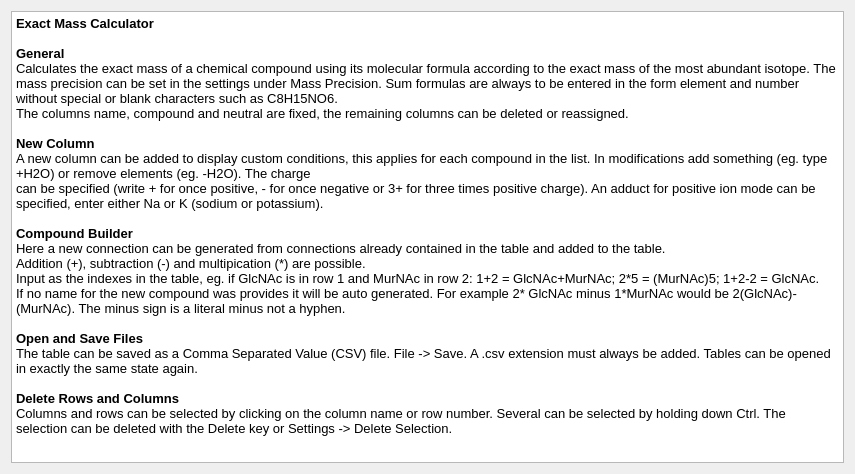
<?xml version="1.0" encoding="UTF-8"?>
<ui version="4.0">
 <class>Dialog</class>
 <widget class="QDialog" name="Dialog">
  <property name="geometry">
   <rect>
    <x>0</x>
    <y>0</y>
    <width>855</width>
    <height>474</height>
   </rect>
  </property>
  <property name="windowTitle">
   <string>Dialog</string>
  </property>
  <layout class="QGridLayout" name="gridLayout">
   <item row="0" column="0">
    <widget class="QTextBrowser" name="textBrowser">
     <property name="font">
      <font>
       <family>Arial</family>
       <pointsize>10</pointsize>
      </font>
     </property>
     <property name="html">
      <string>&lt;!DOCTYPE HTML PUBLIC &quot;-//W3C//DTD HTML 4.0//EN&quot; &quot;http://www.w3.org/TR/REC-html40/strict.dtd&quot;&gt;
&lt;html&gt;&lt;head&gt;&lt;meta name=&quot;qrichtext&quot; content=&quot;1&quot; /&gt;&lt;style type=&quot;text/css&quot;&gt;
p, li { white-space: pre-wrap; }
&lt;/style&gt;&lt;/head&gt;&lt;body style=&quot; font-family:'Arial'; font-size:10pt; font-weight:400; font-style:normal;&quot;&gt;
&lt;p style=&quot; margin-top:0px; margin-bottom:0px; margin-left:0px; margin-right:0px; -qt-block-indent:0; text-indent:0px;&quot;&gt;&lt;span style=&quot; font-family:'MS Shell Dlg 2'; font-weight:600;&quot;&gt;Exact Mass Calculator&lt;/span&gt;&lt;/p&gt;
&lt;p style=&quot;-qt-paragraph-type:empty; margin-top:0px; margin-bottom:0px; margin-left:0px; margin-right:0px; -qt-block-indent:0; text-indent:0px; font-family:'MS Shell Dlg 2';&quot;&gt;&lt;br /&gt;&lt;/p&gt;
&lt;p style=&quot; margin-top:0px; margin-bottom:0px; margin-left:0px; margin-right:0px; -qt-block-indent:0; text-indent:0px;&quot;&gt;&lt;span style=&quot; font-family:'MS Shell Dlg 2'; font-weight:600;&quot;&gt;General&lt;/span&gt;&lt;/p&gt;
&lt;p style=&quot; margin-top:0px; margin-bottom:0px; margin-left:0px; margin-right:0px; -qt-block-indent:0; text-indent:0px;&quot;&gt;&lt;span style=&quot; font-family:'MS Shell Dlg 2';&quot;&gt;Calculates the exact mass of a chemical compound using its molecular formula according to the exact mass of the most abundant isotope. The mass precision can be set in the settings under Mass Precision. Sum formulas are always to be entered in the form element and number without special or blank characters such as C8H15NO6.&lt;/span&gt;&lt;/p&gt;
&lt;p style=&quot; margin-top:0px; margin-bottom:0px; margin-left:0px; margin-right:0px; -qt-block-indent:0; text-indent:0px;&quot;&gt;&lt;span style=&quot; font-family:'MS Shell Dlg 2';&quot;&gt;The columns name, compound and neutral are fixed, the remaining columns can be deleted or reassigned.&lt;/span&gt;&lt;/p&gt;
&lt;p style=&quot;-qt-paragraph-type:empty; margin-top:0px; margin-bottom:0px; margin-left:0px; margin-right:0px; -qt-block-indent:0; text-indent:0px; font-family:'MS Shell Dlg 2';&quot;&gt;&lt;br /&gt;&lt;/p&gt;
&lt;p style=&quot; margin-top:0px; margin-bottom:0px; margin-left:0px; margin-right:0px; -qt-block-indent:0; text-indent:0px;&quot;&gt;&lt;span style=&quot; font-family:'MS Shell Dlg 2'; font-weight:600;&quot;&gt;New Column&lt;/span&gt;&lt;/p&gt;
&lt;p style=&quot; margin-top:0px; margin-bottom:0px; margin-left:0px; margin-right:0px; -qt-block-indent:0; text-indent:0px;&quot;&gt;&lt;span style=&quot; font-family:'Arial';&quot;&gt;A new column can be added to display custom conditions, this applies for each compound in the list. In modifications add something (eg. type +H2O) or remove elements (eg. -H2O). The charge&lt;/span&gt;&lt;/p&gt;
&lt;p style=&quot; margin-top:0px; margin-bottom:0px; margin-left:0px; margin-right:0px; -qt-block-indent:0; text-indent:0px;&quot;&gt;&lt;span style=&quot; font-family:'Arial';&quot;&gt;can be specified (write + for once positive, - for once negative or 3+ for three times positive charge). An adduct for positive ion mode can be specified, enter either Na or K (sodium or potassium).&lt;/span&gt;&lt;/p&gt;
&lt;p style=&quot;-qt-paragraph-type:empty; margin-top:0px; margin-bottom:0px; margin-left:0px; margin-right:0px; -qt-block-indent:0; text-indent:0px; font-family:'MS Shell Dlg 2';&quot;&gt;&lt;br /&gt;&lt;/p&gt;
&lt;p style=&quot; margin-top:0px; margin-bottom:0px; margin-left:0px; margin-right:0px; -qt-block-indent:0; text-indent:0px;&quot;&gt;&lt;span style=&quot; font-family:'MS Shell Dlg 2'; font-weight:600;&quot;&gt;Compound Builder&lt;/span&gt;&lt;/p&gt;
&lt;p style=&quot; margin-top:0px; margin-bottom:0px; margin-left:0px; margin-right:0px; -qt-block-indent:0; text-indent:0px;&quot;&gt;&lt;span style=&quot; font-family:'MS Shell Dlg 2';&quot;&gt;Here a new connection can be generated from connections already contained in the table and added to the table. &lt;/span&gt;&lt;/p&gt;
&lt;p style=&quot; margin-top:0px; margin-bottom:0px; margin-left:0px; margin-right:0px; -qt-block-indent:0; text-indent:0px;&quot;&gt;&lt;span style=&quot; font-family:'MS Shell Dlg 2';&quot;&gt;Addition (+), subtraction (-) and multipication (*) are possible.&lt;/span&gt;&lt;/p&gt;
&lt;p style=&quot; margin-top:0px; margin-bottom:0px; margin-left:0px; margin-right:0px; -qt-block-indent:0; text-indent:0px;&quot;&gt;&lt;span style=&quot; font-family:'MS Shell Dlg 2';&quot;&gt;Input as the indexes in the table, eg. if GlcNAc is in row 1 and MurNAc in row 2: 1+2 = GlcNAc+MurNAc; 2*5 = (MurNAc)5; 1+2-2 = GlcNAc.&lt;/span&gt;&lt;/p&gt;
&lt;p style=&quot; margin-top:0px; margin-bottom:0px; margin-left:0px; margin-right:0px; -qt-block-indent:0; text-indent:0px;&quot;&gt;&lt;span style=&quot; font-family:'MS Shell Dlg 2';&quot;&gt;If no name for the new compound was provides it will be auto generated. For example 2* GlcNAc minus 1*MurNAc would be 2(GlcNAc)-(MurNAc). The minus sign is a literal minus not a hyphen.&lt;/span&gt;&lt;/p&gt;
&lt;p style=&quot;-qt-paragraph-type:empty; margin-top:0px; margin-bottom:0px; margin-left:0px; margin-right:0px; -qt-block-indent:0; text-indent:0px; font-family:'MS Shell Dlg 2';&quot;&gt;&lt;br /&gt;&lt;/p&gt;
&lt;p style=&quot; margin-top:0px; margin-bottom:0px; margin-left:0px; margin-right:0px; -qt-block-indent:0; text-indent:0px;&quot;&gt;&lt;span style=&quot; font-family:'MS Shell Dlg 2'; font-weight:600;&quot;&gt;Open and Save Files&lt;/span&gt;&lt;/p&gt;
&lt;p style=&quot; margin-top:0px; margin-bottom:0px; margin-left:0px; margin-right:0px; -qt-block-indent:0; text-indent:0px;&quot;&gt;&lt;span style=&quot; font-family:'MS Shell Dlg 2';&quot;&gt;The table can be saved as a Comma Separated Value (CSV) file. File -&amp;gt; Save. A .csv extension must always be added. Tables can be opened in exactly the same state again.&lt;/span&gt;&lt;/p&gt;
&lt;p style=&quot;-qt-paragraph-type:empty; margin-top:0px; margin-bottom:0px; margin-left:0px; margin-right:0px; -qt-block-indent:0; text-indent:0px; font-family:'MS Shell Dlg 2';&quot;&gt;&lt;br /&gt;&lt;/p&gt;
&lt;p style=&quot; margin-top:0px; margin-bottom:0px; margin-left:0px; margin-right:0px; -qt-block-indent:0; text-indent:0px;&quot;&gt;&lt;span style=&quot; font-family:'MS Shell Dlg 2'; font-weight:600;&quot;&gt;Delete Rows and Columns&lt;/span&gt;&lt;/p&gt;
&lt;p style=&quot; margin-top:0px; margin-bottom:0px; margin-left:0px; margin-right:0px; -qt-block-indent:0; text-indent:0px;&quot;&gt;&lt;span style=&quot; font-family:'MS Shell Dlg 2';&quot;&gt;Columns and rows can be selected by clicking on the column name or row number. Several can be selected by holding down Ctrl. The selection can be deleted with the Delete key or Settings -&amp;gt; Delete Selection.&lt;/span&gt;&lt;/p&gt;
&lt;p style=&quot;-qt-paragraph-type:empty; margin-top:0px; margin-bottom:0px; margin-left:0px; margin-right:0px; -qt-block-indent:0; text-indent:0px; font-family:'MS Shell Dlg 2'; font-size:8.25pt;&quot;&gt;&lt;br /&gt;&lt;/p&gt;&lt;/body&gt;&lt;/html&gt;</string>
     </property>
    </widget>
   </item>
  </layout>
 </widget>
 <resources/>
 <connections/>
</ui>
